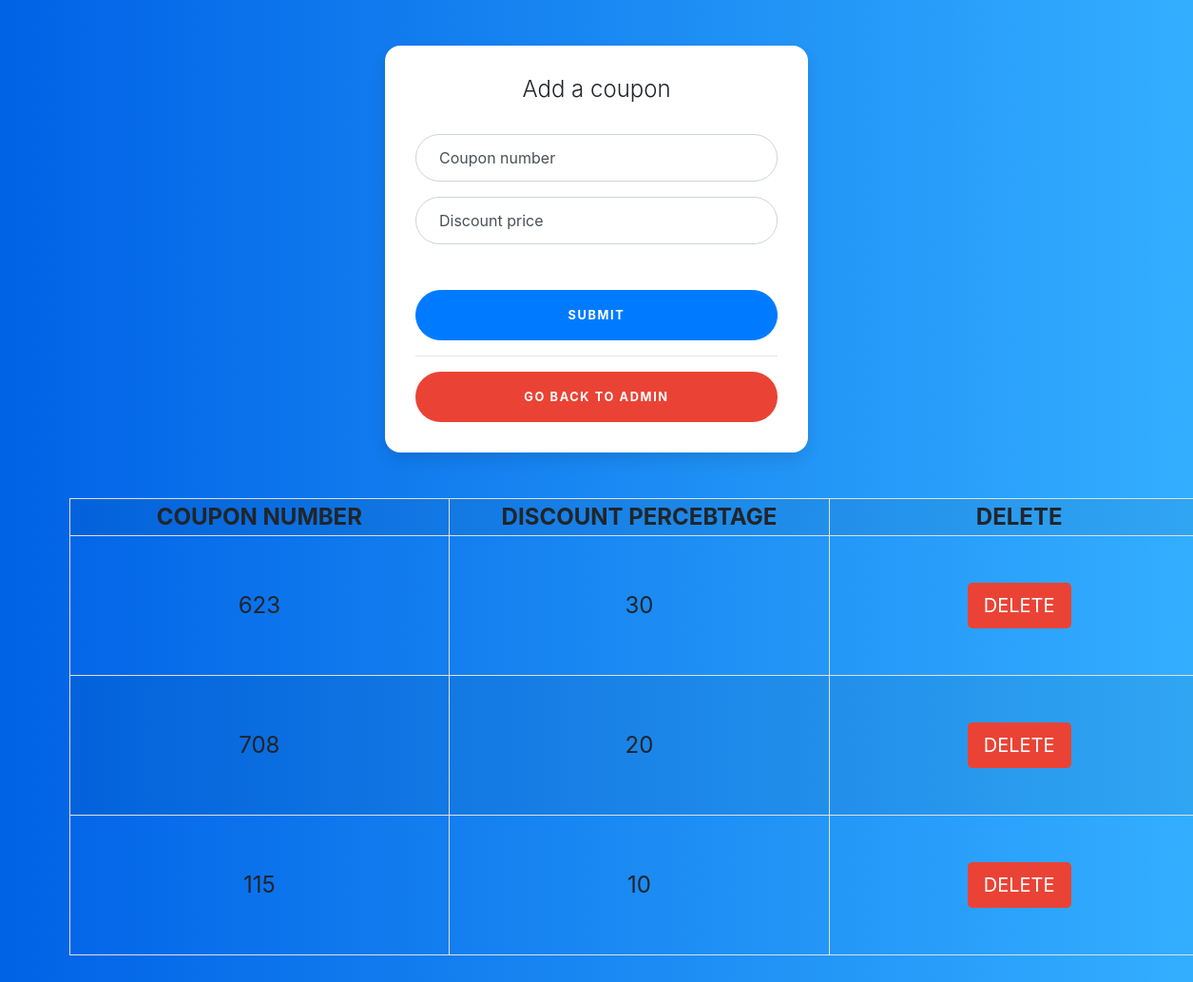
The page /admin_coupon.php (signed in) on the database its author committed.
### tables this page shows
CREATE TABLE `coupon` (
  `coupon_id` int(100) NOT NULL,
  `coupon_number` int(100) NOT NULL,
  `coupon_discount` int(100) NOT NULL
);

### classes/database.php (called while the page is built, shortened)
<?php
class Database{
    private $servername = 'localhost';
    private $username = 'root';
    private $password = 'root';
    private $database_name = 'fist_portfolio';
    public function __construct()
    {
        $this->conn = new mysqli($this->servername,$this->username,$this->password,$this->database_name);
        if($this->conn->connect_error){
            die('cannot connect'.$this->conn->connect_error);
        }else{
            return $this->conn;
        }
    }
}
?>

### admin_action.php (called while the page is built, shortened)
<?php
include 'classes/admin_class.php';
$Admin = new Admin;
?>

### classes/admin_class.php (called while the page is built, shortened)
<?php
include 'database.php';
class Admin extends Database{
    public function display_coupon(){
        $sql = "SELECT * FROM coupon";
        $result = $this->conn->query($sql);
        if($result->num_rows >0){
            $row = array();
            while($rows = $result->fetch_assoc()){
                $row[] = $rows;
            }return $row;
        }else{
            die('cannnot display coupon'.$this->conn->connect_error);
        }
    }
}
?>

### admin_coupon.php (the view, shortened to what this page needs)
<?php
include 'admin_action.php';
?>
<!doctype html>
<html lang="en">
  <head>
    <link rel="stylesheet" href="https://stackpath.bootstrapcdn.com/bootstrap/4.3.1/css/bootstrap.min.css">
  </head>
  <body>
  <div class="container">
    <div class="row">
      <div class="col-sm-9 col-md-7 col-lg-5 mx-auto">
        <div class="card card-signin my-5">
          <div class="card-body">
            <h5 class="card-title text-center">Add a coupon</h5>
            <form action="admin_action.php" method="post" class="form-signin">
              <div class="form-label-group">
                <input type="text" id="trainerfname" name="coupon_num" class="form-control" placeholder="Coupon number" required autofocus maxlength="100">
                <label for="trainerfname">Coupon number </label>
              </div>
              <div class="form-label-group">
                <input type="text" id="trainerlname" name="coupon_dis" class="form-control" placeholder="Discount price" required maxlength="100">
                <label for="trainerlname">Discount price</label>
              </div>
              <button class="btn btn-lg btn-primary btn-block text-uppercase mt-5" type="submit" name="add_coupon">Submit</button>
              <hr>
              <a href="admin.php" class="btn btn-lg btn-google btn-block text-uppercase">Go back to Admin</a>
            </form>
          </div>
        </div>
      </div>
    </div>
    <?php
    $alldisplay = $Admin->display_coupon();
    echo "<table class='table-striped text-center mx-auto table-bordered'>";
      echo "<tr>";
        echo "<th>COUPON NUMBER</th><th>DISCOUNT PERCEBTAGE</th><th>DELETE</th>";
      echo "</tr>";
    foreach($alldisplay as $key => $row){
      $userID = $row['coupon_id'];
      echo "<tr>";
        echo "<td>".$row['coupon_number']."</td><td>".$row['coupon_discount']."</td><td><a href='admin_coupondelete.php?coupon_id=$userID' role='button' class='btn btn-lg btn-google btn-inline-block text-uppercase m-5'>Delete</a></td>";
      echo "</tr>";
    }
    echo "</table>";
    ?>
  </div>
  </body>
</html>

### admin_coupon.php (style rules this page uses)
:root { --input-padding-x: 1.5rem; --input-padding-y: .75rem; }
body { background: #007bff; background: linear-gradient(to right, #0062E6, #33AEFF); }
.card-signin { border: 0; border-radius: 1rem; box-shadow: 0 0.5rem 1rem 0 rgba(0, 0, 0, 0.1); }
.card-signin .card-title { margin-bottom: 2rem; font-weight: 300; font-size: 1.5rem; }
.card-signin .card-body { padding: 2rem; }
.form-signin { width: 100%; }
.form-signin .btn { font-size: 80%; border-radius: 5rem; letter-spacing: .1rem; font-weight: bold; padding: 1rem; transition: all 0.2s; }
.form-label-group { position: relative; margin-bottom: 1rem; }
.form-label-group input { height: auto; border-radius: 2rem; }
.form-label-group>input, .form-label-group>label { padding: var(--input-padding-y) var(--input-padding-x); }
.form-label-group>label { position: absolute; top: 0; left: 0; display: block; width: 100%; margin-bottom: 0; line-height: 1.5; color: #495057; border: 1px solid transparent; border-radius: .25rem; transition: all .1s ease-in-out; }
.form-label-group input::placeholder { color: transparent; }
.form-label-group input:not(:placeholder-shown) { padding-top: calc(var(--input-padding-y) + var(--input-padding-y) * (2 / 3)); padding-bottom: calc(var(--input-padding-y) / 3); }
.form-label-group input:not(:placeholder-shown)~label { padding-top: calc(var(--input-padding-y) / 3); padding-bottom: calc(var(--input-padding-y) / 3); font-size: 12px; color: #777; }
.btn-google { color: white; background-color: #ea4335; }
table { margin-bottom:50px; width:1200px; table-layout: fixed; font-size:24px; }

### rows shown on the page
coupon: coupon_number "623", coupon_discount "30"
coupon: coupon_number "708", coupon_discount "20"
coupon: coupon_number "115", coupon_discount "10"
